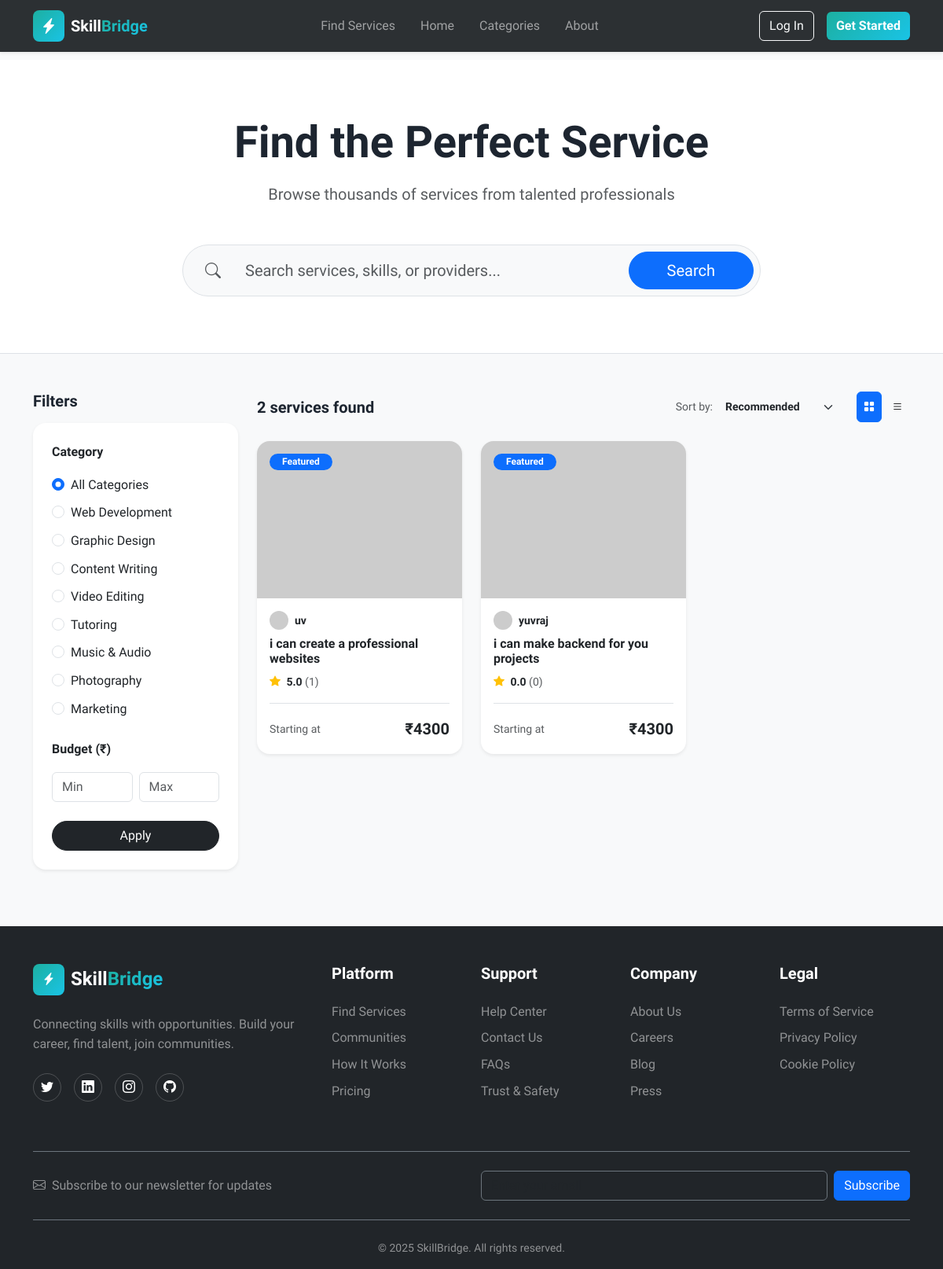
Screenshot of /service/browse with the database file from the repository.
### models.py (models this page shows, shortened)
class Category(db.Model):
    __tablename__ = 'categories'
    id = db.Column(db.Integer, primary_key=True)
    name = db.Column(db.String(100), unique=True, nullable=False, index=True)
    description = db.Column(db.Text)
    icon = db.Column(db.String(50))  # Icon class name (e.g., 'bi-code')
    color = db.Column(db.String(50))  # Color class for styling
    created_at = db.Column(db.DateTime, default=datetime.utcnow)
    services = db.relationship('Service', backref='category', lazy='dynamic')

class Service(db.Model):
    __tablename__ = 'services'
    id = db.Column(db.Integer, primary_key=True)
    title = db.Column(db.String(200), nullable=False, index=True)
    description = db.Column(db.Text, nullable=False)
    price = db.Column(db.Float, nullable=False)
    delivery_time = db.Column(db.String(50))  # e.g., "3 days", "1 week"
    user_id = db.Column(db.Integer, db.ForeignKey('users.id'), nullable=False, index=True)
    category_id = db.Column(db.Integer, db.ForeignKey('categories.id'), nullable=False, index=True)
    favorited_by = db.relationship('Favorite', backref='service', lazy='dynamic', cascade='all, delete-orphan')
    image_url = db.Column(db.String(255), default='default-service.jpg')
    tags = db.Column(db.String(255))
    is_active = db.Column(db.Boolean, default=True)
    view_count = db.Column(db.Integer, default=0)
    created_at = db.Column(db.DateTime, default=datetime.utcnow, index=True)
    updated_at = db.Column(db.DateTime, default=datetime.utcnow, onupdate=datetime.utcnow)
    reviews = db.relationship('Review', backref='service', lazy='dynamic',
                             cascade='all, delete-orphan')
    orders = db.relationship('Order', backref='service', lazy='dynamic')
    favorited_by = db.relationship('Favorite', backref='service', lazy='dynamic',
                                   cascade='all, delete-orphan')
    def get_average_rating(self):
        reviews = self.reviews.all()
        if not reviews:
            return 0.0
        total_rating = sum(review.rating for review in reviews)
        return round(total_rating / len(reviews), 1)
    def get_review_count(self):
        return self.reviews.count()

class User(UserMixin, db.Model):
    __tablename__ = 'users'
    id = db.Column(db.Integer, primary_key=True)
    username = db.Column(db.String(80), unique=True, nullable=False, index=True)
    email = db.Column(db.String(120), unique=True, nullable=False, index=True)
    password_hash = db.Column(db.String(255), nullable=False)
    user_type = db.Column(db.String(20), nullable=False, default='client')
    full_name = db.Column(db.String(100))
    bio = db.Column(db.Text)
    avatar_url = db.Column(db.String(255), default='default-avatar.png')
    phone = db.Column(db.String(20))
    is_active = db.Column(db.Boolean, default=True)
    is_verified = db.Column(db.Boolean, default=False)
    created_at = db.Column(db.DateTime, default=datetime.utcnow, nullable=False)
    updated_at = db.Column(db.DateTime, default=datetime.utcnow, onupdate=datetime.utcnow)
    services = db.relationship('Service', backref='provider', lazy='dynamic',
                              foreign_keys='Service.user_id')
    reviews = db.relationship('Review', backref='reviewer', lazy='dynamic',
                             foreign_keys='Review.user_id')
    orders_as_buyer = db.relationship('Order', backref='buyer', lazy='dynamic',
                                     foreign_keys='Order.buyer_id')
    orders_as_seller = db.relationship('Order', backref='seller', lazy='dynamic',
                                      foreign_keys='Order.seller_id')
    favorites = db.relationship('Favorite', backref='user', lazy='dynamic',
                               cascade='all, delete-orphan')
    notifications = db.relationship('Notification', backref='user', lazy='dynamic',
                                   cascade='all, delete-orphan')

class Review(db.Model):
    __tablename__ = 'reviews'
    id = db.Column(db.Integer, primary_key=True)
    rating = db.Column(db.Integer, nullable=False)  # 1 to 5
    comment = db.Column(db.Text)
    service_id = db.Column(db.Integer, db.ForeignKey('services.id'), nullable=False, index=True)
    user_id = db.Column(db.Integer, db.ForeignKey('users.id'), nullable=False, index=True)
    created_at = db.Column(db.DateTime, default=datetime.utcnow)
    __table_args__ = (
        db.Index('idx_service_user', 'service_id', 'user_id'),
    )

### routes.py (the view)
@service_bp.route('/browse')
def browse():
    query = request.args.get('q', '')
    category_id = request.args.get('category', type=int)
    min_price = request.args.get('min_price', type=float)
    max_price = request.args.get('max_price', type=float)
    sort_by = request.args.get('sort', 'rating')
    filters = {}
    if category_id:
        filters['category_id'] = category_id
    if min_price:
        filters['min_price'] = min_price
    if max_price:
        filters['max_price'] = max_price
    if query or filters:
        services = service_manager.search_services(query, filters)
    else:
        services = Service.query.filter_by(is_active=True).all()
    if sort_by == 'price_asc':
        services.sort(key=lambda s: s.price)
    elif sort_by == 'price_desc':
        services.sort(key=lambda s: s.price, reverse=True)
    elif sort_by == 'rating':
        services.sort(key=lambda s: s.get_average_rating(), reverse=True)
    elif sort_by == 'newest':
        services.sort(key=lambda s: s.created_at, reverse=True)
    categories = category_manager.get_all_categories()
    return render_template('services.html',
                         services=services,
                         categories=categories,
                         query=query,
                         selected_category=category_id,
                         sort_by=sort_by)

### templates/services.html (shortened to what this page needs)
{% extends 'base.html' %}
{% block content %}
<section class="py-5 bg-white text-center border-bottom">
    <div class="container py-4">
        <h1 class="display-4 fw-bold mb-3">Find the Perfect Service</h1>
        <p class="lead text-muted mb-5">Browse thousands of services from talented professionals</p>
        <div class="row justify-content-center">
            <div class="col-md-8">
                <form action="{{ url_for('service.browse') }}" method="GET">
                    <div class="input-group input-group-lg bg-light rounded-pill p-1 border">
                        <span class="input-group-text bg-transparent border-0 ps-4">
                            <i class="bi bi-search text-muted"></i>
                        </span>
                        <input type="text" name="q" class="form-control border-0 bg-transparent" value="{{ query }}"
                            placeholder="Search services, skills, or providers..." autocomplete="off">
                        <button class="btn btn-primary rounded-pill px-5 m-1" type="submit">
                            Search
                        </button>
                    </div>
                </form>
            </div>
        </div>
    </div>
</section>
<section class="py-5 bg-light">
    <div class="container">
        <div class="row">
            <div class="col-lg-3 mb-4">
                <div class="d-flex justify-content-between align-items-center mb-3">
                    <h5 class="fw-bold m-0">Filters</h5>
                </div>
                <div class="card border-0 shadow-sm p-4 sticky-top" style="top: 100px; border-radius: 16px;">
                    <form method="GET" action="{{ url_for('service.browse') }}" id="filterForm">
                        <div class="mb-4">
                            <label class="form-label fw-bold mb-3">Category</label>
                            <div class="d-grid gap-2">
                                <div class="form-check">
                                    <input class="form-check-input" type="radio" name="category" value="" id="cat_all"
                                        {% if not selected_category %}checked{% endif %} onchange="this.form.submit()">
                                    <label class="form-check-label" for="cat_all">All Categories</label>
                                </div>
                                {% for cat in categories %}
                                <div class="form-check">
                                    <input class="form-check-input" type="radio" name="category" value="{{ cat.id }}"
                                        id="cat_{{ cat.id }}" {% if selected_category|int==cat.id %}checked{% endif %}
                                        onchange="this.form.submit()">
                                    <label class="form-check-label" for="cat_{{ cat.id }}">{{ cat.name }}</label>
                                </div>
                                {% endfor %}
                            </div>
                        </div>
                        <div class="mb-4">
                            <label class="form-label fw-bold mb-3">Budget (₹)</label>
                            <div class="row g-2">
                                <div class="col-6">
                                    <input type="number" class="form-control" name="min_price" placeholder="Min"
                                        min="0">
                                </div>
                                <div class="col-6">
                                    <input type="number" class="form-control" name="max_price" placeholder="Max"
                                        min="0">
                                </div>
                            </div>
                        </div>
                        <button type="submit" class="btn btn-dark w-100 rounded-pill">Apply</button>
                    </form>
                </div>
            </div>
            <div class="col-lg-9">
                <div class="d-flex justify-content-between align-items-center mb-4">
                    <p class="fw-bold mb-0 fs-5">{{ services|length }} services found</p>
                    <div class="d-flex align-items-center">
                        <label class="me-2 small text-muted">Sort by:</label>
                        <select class="form-select form-select-sm border-0 bg-transparent fw-bold" name="sort"
                            style="width: auto; cursor: pointer;"
                            onchange="document.getElementById('filterForm').elements['sort'].value=this.value; document.getElementById('filterForm').submit()">
                            <option value="rating" {% if sort_by=='rating' %}selected{% endif %}>Recommended</option>
                        </select>
                        <div class="ms-3 d-none d-md-flex">
                            <button class="btn btn-primary btn-sm p-2 rounded"><i class="bi bi-grid-fill"></i></button>
                            <button class="btn btn-light btn-sm p-2 rounded ms-1"><i class="bi bi-list"></i></button>
                        </div>
                    </div>
                </div>
                {% if services %}
                <div class="row g-4" id="servicesContainer">
                    {% for service in services %}
                    <div class="col-md-6 col-lg-4">
                        <div class="card h-100 border-0 shadow-sm service-card"
                            style="border-radius: 16px; overflow: hidden; transition: transform 0.2s;">
                            <div class="position-relative">
                                <a href="{{ url_for('service.detail', service_id=service.id) }}">
                                    <img src="{{ url_for('static', filename='images/' + service.image_url) if service.image_url else 'https://images.unsplash.com/photo-1542744173-05336fcc7ad4' }}"
                                        class="card-img-top object-fit-cover" height="200" alt="{{ service.title }}"
                                        onerror="this.src='https://via.placeholder.com/400x300?text=Service'">
                                </a>
                                <span
                                    class="badge bg-primary position-absolute top-0 start-0 m-3 rounded-pill px-3">Featured</span>
                            </div>
                            <div class="card-body p-3">
                                <div class="d-flex align-items-center mb-2">
                                    <img src="{{ service.provider.avatar_url }}" class="rounded-circle me-2" width="24"
                                        height="24" onerror="this.src='https://via.placeholder.com/24?text=U'">
                                    <span class="small fw-bold text-dark">{{ service.provider.username }}</span>
                                </div>
                                <h6 class="card-title fw-bold mb-2">
                                    <a href="{{ url_for('service.detail', service_id=service.id) }}"
                                        class="text-decoration-none text-dark stretched-link">
                                        {{ service.title }}
                                    </a>
                                </h6>
                                <div class="mb-3 small">
                                    <i class="bi bi-star-fill text-warning me-1"></i>
                                    <span class="fw-bold">{{ service.get_average_rating() }}</span>
                                    <span class="text-muted">({{ service.get_review_count() }})</span>
                                </div>
                                <div class="d-flex justify-content-between align-items-center border-top pt-3 mt-auto">
                                    <small class="text-muted">Starting at</small>
                                    <span class="fw-bold fs-5">₹{{ "%.0f"|format(service.price * 86) }}</span>
                                </div>
                            </div>
                        </div>
                    </div>
                    {% endfor %}
                </div>
                {% endif %}
            </div>
        </div>
    </div>
</section>
{% endblock %}

### rows the page displays
Category: category "☐ Web Development", name "Web Development"
Category: category "☐ Graphic Design", name "Graphic Design"
Category: category "☐ Content Writing", name "Content Writing"
Category: category "☐ Video Editing", name "Video Editing"
Category: category "☐ Tutoring", name "Tutoring"
Category: category "☐ Music & Audio", name "Music & Audio"
Category: category "☐ Photography", name "Photography"
Category: category "☐ Marketing", name "Marketing"
Service: provider.username "uv", title "i can create a professional websites", get_average_rating "5.0", get_review_count "1", service.price*86 "4300"
Service: provider.username "yuvraj", title "i can make backend for you projects", get_average_rating "0.0", get_review_count "0", service.price*86 "4300"

### other values shown
{{ services|length }} "2"
